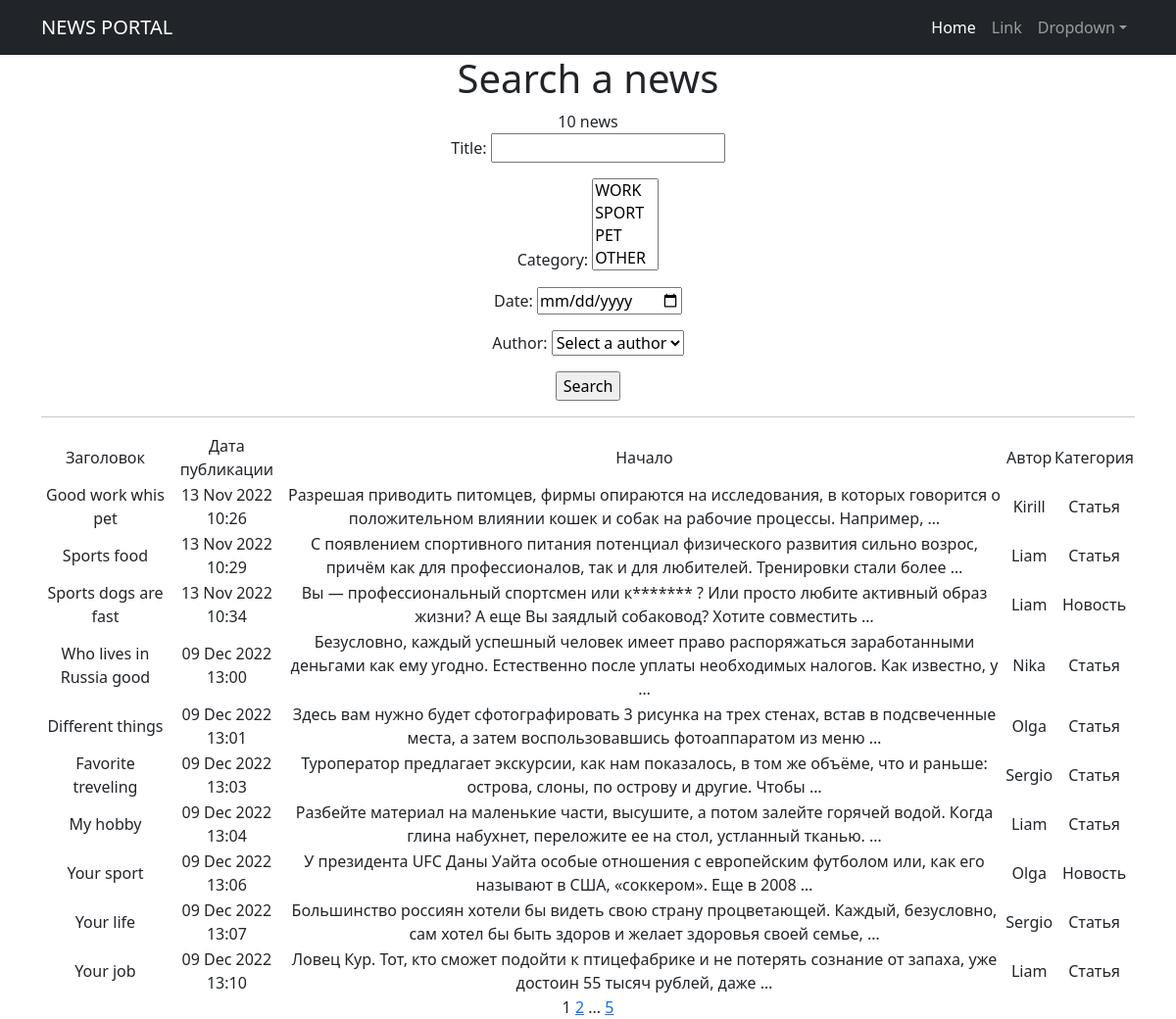
The app's page /news/search/ with its own data.
### news/models.py (models this page shows, shortened)
class Post(models.Model):
    author = models.ForeignKey(Author, on_delete=models.CASCADE)
    NEWS = 'NW'
    ARTICLE = 'AR'
    CATEGORY_CHOICES = (
        (NEWS, "Новость"),
        (ARTICLE, "Статья"),
    )
    categoryType = models.CharField(max_length=2, choices=CATEGORY_CHOICES, default=ARTICLE)
    dateCreation = models.DateTimeField(auto_now_add=True)
    postCategory = models.ManyToManyField(Category, through="PostCategory")
    title = models.CharField(max_length=128)
    text = models.TextField()
    rating = models.IntegerField(default=0)

class Author(models.Model):
    authorUser = models.OneToOneField(User, on_delete=models.CASCADE)
    ratingAuthor = models.IntegerField(default=0)
    def __str__(self):
        return f'{self.authorUser.username}'

### news/views.py (the view)
# urls.py: path('search/', NewsSearch.as_view(), name='news_search'),
class NewsSearch(ListView):
    model = Post
    template_name = 'flatpages/news_search.html'
    context_object_name = 'search'
    paginate_by = 10
    def get_context_data(self, **kwargs):
       context = super().get_context_data(**kwargs)
       context['filterset'] = self.filterset
       return context
    def get_queryset(self):
        queryset = super().get_queryset()
        self.filterset = PostFilter(self.request.GET, queryset)
        return self.filterset.qs

### news/models.py (called while the page is built)
    def __str__(self):
        return self.name

### news/templatetags/post_filters.py (called while the page is built)
@register.filter()
def censor(value):
    bad_words = ('карнишон', 'тупой', 'склизкий')
    if not isinstance(value, str):
        raise TypeError(f"unresolved type '{type(value)}' expected type 'str'")
    for word in value.split():
        if word.lower() in bad_words:
            value = value.replace(word, f"{word[0]}{'*'*(len(word) -1)}")
    return value

### news/templatetags/post_tags.py (called while the page is built)
@register.simple_tag(takes_context=True)
def url_replace(context, **kwargs):
    d = context['request'].GET.copy()
    for k, v in kwargs.items():
        d[k] = v
    return d.urlencode()

### templates/flatpages/news_search.html (shortened to what this page needs)
{% extends 'flatpages/default.html' %}
{% load post_filters %}
{% load post_tags %}
{% block content %}
    <h1>Search a news</h1>
    <tr><h7>{{ search|length }} news</h7></tr>
     <form action="" method="GET">
       {{ filterset.form.as_p }}
       <input type="submit" value="Search" />
     </form>
    {% if search %}
    <hr>
        <table>
            <tr>
                <td>Заголовок</td>
                <td>Дата публикации</td>
                <td>Начало</td>
                <td>Автор</td>
                <td>Категория</td>
            </tr>
            {% for new in search|dictsort:'dateCreation' %}
            <tr>
                <td>{{ new.title|censor }}</td>
                <td>{{ new.dateCreation|date:'d M Y H:i' }}</td>
                <td>{{ new.text|truncatewords:20|censor }}</td>
                <td>{{ new.author.authorUser.username }}</td>
                <td>{{ new.get_categoryType_display }}</td>
            </tr>
            {% endfor %}
        </table>
    {% else %}
        <h2>Новостей нет</h2>
    {% endif %}
    {{ page_obj.number }}
    {% if page_obj.has_next %}
        <a href="?{% url_replace page=page_obj.next_page_number %}">{{ page_obj.next_page_number }}</a>
        {% if paginator.num_pages != page_obj.next_page_number %}
            ...
            <a href="?{% url_replace page=page_obj.paginator.num_pages %}">{{ page_obj.paginator.num_pages }}</a>
        {% endif %}
    {% endif %}
{% endblock content %}

### records on screen
Post: title|censor "Good work whis pet", dateCreation "13 Nov 2022 10:26", text|censor "Разрешая приводить питомцев, фирмы опираются на исследования, в которых говорится о положительном влиянии кошек и собак на рабочие процессы. Например, …", author.authorUser.username "Kirill", categoryType "Статья"
Post: title|censor "Sports food", dateCreation "13 Nov 2022 10:29", text|censor "С появлением спортивного питания потенциал физического развития сильно возрос, причём как для профессионалов, так и для любителей. Тренировки стали более …", author.authorUser.username "Liam", categoryType "Статья"
Post: title|censor "Sports dogs are fast", dateCreation "13 Nov 2022 10:34", text|censor "Вы — профессиональный спортсмен или к******* ? Или просто любите активный образ жизни? А еще Вы заядлый собаковод? Хотите совместить …", author.authorUser.username "Liam", categoryType "Новость"
Post: title|censor "Who lives in Russia good", dateCreation "09 Dec 2022 13:00", text|censor "Безусловно, каждый успешный человек имеет право распоряжаться заработанными деньгами как ему угодно. Естественно после уплаты необходимых налогов. Как известно, у …", author.authorUser.username "Nika", categoryType "Статья"
Post: title|censor "Different things", dateCreation "09 Dec 2022 13:01", text|censor "Здесь вам нужно будет сфотографировать 3 рисунка на трех стенах, встав в подсвеченные места, а затем воспользовавшись фотоаппаратом из меню …", author.authorUser.username "Olga", categoryType "Статья"
Post: title|censor "Favorite treveling", dateCreation "09 Dec 2022 13:03", text|censor "Туроператор предлагает экскурсии, как нам показалось, в том же объёме, что и раньше: острова, слоны, по острову и другие. Чтобы …", author.authorUser.username "Sergio", categoryType "Статья"
Post: title|censor "My hobby", dateCreation "09 Dec 2022 13:04", text|censor "Разбейте материал на маленькие части, высушите, а потом залейте горячей водой. Когда глина набухнет, переложите ее на стол, устланный тканью. …", author.authorUser.username "Liam", categoryType "Статья"
Post: title|censor "Your sport", dateCreation "09 Dec 2022 13:06", text|censor "У президента UFC Даны Уайта особые отношения с европейским футболом или, как его называют в США, «соккером». Еще в 2008 …", author.authorUser.username "Olga", categoryType "Новость"
Post: title|censor "Your life", dateCreation "09 Dec 2022 13:07", text|censor "Большинство россиян хотели бы видеть свою страну процветающей. Каждый, безусловно, сам хотел бы быть здоров и желает здоровья своей семье, …", author.authorUser.username "Sergio", categoryType "Статья"
Post: title|censor "Your job", dateCreation "09 Dec 2022 13:10", text|censor "Ловец Кур. Тот, кто сможет подойти к птицефабрике и не потерять сознание от запаха, уже достоин 55 тысяч рублей, даже …", author.authorUser.username "Liam", categoryType "Статья"

### other values on screen
{{ search|length }} "10"
{{ page_obj.number }} "1"
{{ page_obj.next_page_number }} "2"
{{ page_obj.paginator.num_pages }} "5"
